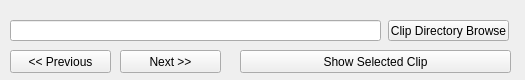
<?xml version="1.0" encoding="UTF-8"?>
<ui version="4.0">
 <class>Form</class>
 <widget class="QWidget" name="Form">
  <property name="geometry">
   <rect>
    <x>0</x>
    <y>0</y>
    <width>525</width>
    <height>80</height>
   </rect>
  </property>
  <property name="windowTitle">
   <string>Form</string>
  </property>
  <widget class="QPushButton" name="btn_clip">
   <property name="geometry">
    <rect>
     <x>388</x>
     <y>20</y>
     <width>121</width>
     <height>21</height>
    </rect>
   </property>
   <property name="text">
    <string>Clip Directory Browse</string>
   </property>
  </widget>
  <widget class="QLineEdit" name="txt_clip_directory">
   <property name="geometry">
    <rect>
     <x>10</x>
     <y>20</y>
     <width>371</width>
     <height>21</height>
    </rect>
   </property>
  </widget>
  <widget class="QPushButton" name="btn_next">
   <property name="geometry">
    <rect>
     <x>120</x>
     <y>50</y>
     <width>101</width>
     <height>23</height>
    </rect>
   </property>
   <property name="text">
    <string>Next &gt;&gt;</string>
   </property>
  </widget>
  <widget class="QPushButton" name="btn_previous">
   <property name="geometry">
    <rect>
     <x>10</x>
     <y>50</y>
     <width>101</width>
     <height>23</height>
    </rect>
   </property>
   <property name="text">
    <string>&lt;&lt; Previous</string>
   </property>
  </widget>
  <widget class="QPushButton" name="btn_showclip">
   <property name="geometry">
    <rect>
     <x>240</x>
     <y>50</y>
     <width>271</width>
     <height>23</height>
    </rect>
   </property>
   <property name="text">
    <string>Show Selected Clip</string>
   </property>
  </widget>
 </widget>
 <resources/>
 <connections/>
</ui>
